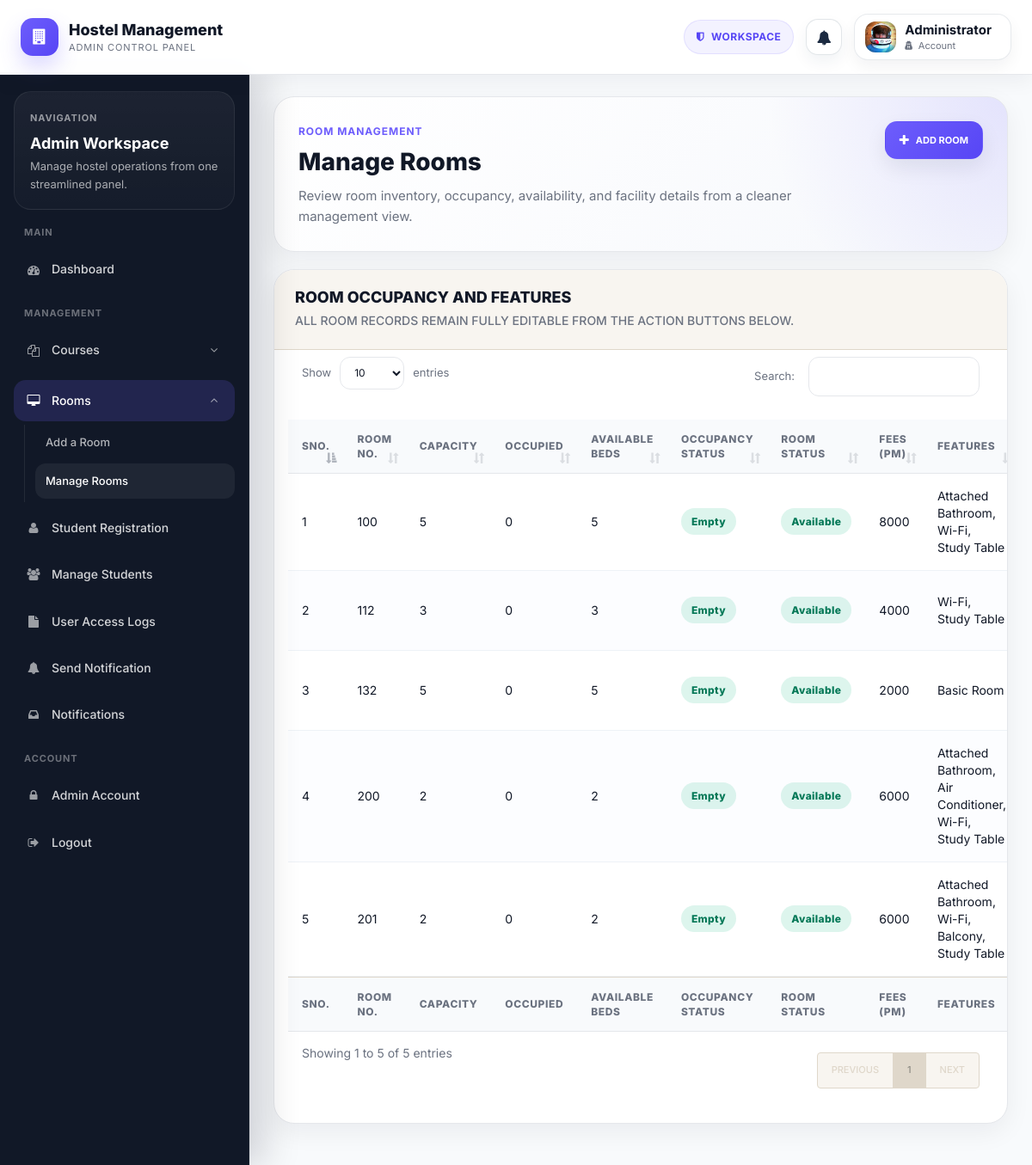
The app's page /admin/manage-rooms.php (signed in) with its own data.
### tables this page shows
CREATE TABLE `rooms` (
  `id` int(11) NOT NULL AUTO_INCREMENT,
  `seater` int(11) NOT NULL,
  `room_no` int(11) NOT NULL,
  `fees` int(11) NOT NULL,
  `posting_date` timestamp NOT NULL DEFAULT CURRENT_TIMESTAMP,
  `attached_bathroom` tinyint(1) NOT NULL DEFAULT 0,
  `air_conditioner` tinyint(1) NOT NULL DEFAULT 0,
  `wifi` tinyint(1) NOT NULL DEFAULT 0,
  `balcony` tinyint(1) NOT NULL DEFAULT 0,
  `study_table` tinyint(1) NOT NULL DEFAULT 0,
  `description` text NOT NULL,
  `room_status` enum('available','full','maintenance') NOT NULL DEFAULT 'available',
  PRIMARY KEY (`id`),
  UNIQUE KEY `uq_rooms_room_no` (`room_no`),
  KEY `idx_rooms_room_status` (`room_status`),
  KEY `idx_rooms_seater` (`seater`),
  KEY `idx_rooms_fees` (`fees`)
);

### includes/booking.php (called while the page is built, shortened)
<?php
function hms_rooms_column_exists(mysqli $mysqli, $columnName)
{
    static $cache = array();
    $dbResult = $mysqli->query("SELECT DATABASE() AS dbname");
    $dbRow = $dbResult ? $dbResult->fetch_assoc() : null;
    $dbName = $dbRow ? $dbRow['dbname'] : '';
    $stmt = $mysqli->prepare("SELECT COUNT(*) FROM information_schema.COLUMNS WHERE TABLE_SCHEMA = ? AND TABLE_NAME = 'rooms' AND COLUMN_NAME = ?");
    $stmt->bind_param('ss', $dbName, $columnName);
    $stmt->execute();
    $stmt->bind_result($count);
    $cache[$columnName] = ((int) $count) > 0;
    return $cache[$columnName];
}
function hms_get_room_feature_columns(mysqli $mysqli)
{
    $columns = array(
        'attached_bathroom',
        'air_conditioner',
        'wifi',
        'balcony',
        'study_table',
        'description',
        'room_status',
    );
    $available = array();
    foreach ($columns as $column) {
        if (hms_rooms_column_exists($mysqli, $column)) {
            $available[] = $column;
        }
    }
    return $available;
}
function hms_apply_room_defaults($room)
{
    return $room;
}
function hms_get_room_feature_keys()
{
    return array(
        'attached_bathroom' => 'Attached Bathroom',
        'air_conditioner' => 'Air Conditioner',
        'wifi' => 'Wi-Fi',
        'balcony' => 'Balcony',
        'study_table' => 'Study Table',
    );
}
function hms_room_feature_value($value)
{
    return (int) (!empty($value) ? 1 : 0);
}
function hms_get_rooms_with_occupancy(mysqli $mysqli)
{
    $baseColumns = array('r.id', 'r.room_no', 'r.seater', 'r.fees', 'r.posting_date');
    foreach (hms_get_room_feature_columns($mysqli) as $column) {
        $baseColumns[] = 'r.' . $column;
    }
    $sql = "SELECT " . implode(', ', $baseColumns) . ", reg.id AS registration_id, reg.stayfrom AS booking_stayfrom, reg.duration AS booking_duration
            FROM rooms r
            LEFT JOIN registration reg ON reg.roomno = r.room_no
            ORDER BY r.room_no ASC";
    $result = $mysqli->query($sql);
    $rooms = array();
    $roomMap = array();
    if ($result instanceof mysqli_result) {
        while ($row = $result->fetch_assoc()) {
            $roomNo = (int) $row['room_no'];
            if (!isset($roomMap[$roomNo])) {
                $room = $row;
                unset($room['registration_id'], $room['booking_stayfrom'], $room['booking_duration']);
                $room = hms_apply_room_defaults($room);
                $room['occupied'] = 0;
                $room['seater'] = (int) $room['seater'];
                $room['fees'] = (int) $room['fees'];
                $room['attached_bathroom'] = hms_room_feature_value($room['attached_bathroom']);
                $room['air_conditioner'] = hms_room_feature_value($room['air_conditioner']);
                $room['wifi'] = hms_room_feature_value($room['wifi']);
                $room['balcony'] = hms_room_feature_value($room['balcony']);
                $room['study_table'] = hms_room_feature_value($room['study_table']);
                $room['room_status'] = $room['room_status'] !== '' ? $room['room_status'] : 'available';
                $roomMap[$roomNo] = $room;
            }
        }
        foreach ($roomMap as $room) {
            $room['remaining'] = max(0, $room['seater'] - $room['occupied']);
            $room['is_full'] = $room['occupied'] >= $room['seater'];
            if ($room['room_status'] !== 'available') {
                $room['status_key'] = 'inactive';
                $room['status_label'] = ucfirst($room['room_status']);
            } elseif ($room['occupied'] <= 0) {
                $room['status_key'] = 'empty';
                $room['status_label'] = 'Empty';
            } elseif ($room['occupied'] >= $room['seater']) {
                $room['status_key'] = 'full';
                $room['status_label'] = 'Full';
            } else {
                $room['status_key'] = 'partial';
                $room['status_label'] = 'Partially Occupied';
            }
            $rooms[] = $room;
        }
    }
    return $rooms;
}
function hms_get_room_feature_list($room)
{
    $features = array();
    foreach (hms_get_room_feature_keys() as $key => $label) {
        if (!empty($room[$key])) {
            $features[] = $label;
        }
    }
    return $features;
}

### admin/manage-rooms.php (the view, shortened to what this page needs)
<?php
include('includes/config.php');
include('includes/checklogin.php');
include('../includes/booking.php');
$rooms = hms_get_rooms_with_occupancy($mysqli);
?>
<!doctype html>
<html lang="en" class="no-js">
<head>
    <link rel="stylesheet" href="css/font-awesome.min.css">
    <link rel="stylesheet" href="css/bootstrap.min.css">
    <link rel="stylesheet" href="css/dataTables.bootstrap.min.css">
    <link rel="stylesheet" href="css/bootstrap-social.css">
    <link rel="stylesheet" href="css/bootstrap-select.css">
    <link rel="stylesheet" href="css/fileinput.min.css">
    <link rel="stylesheet" href="css/awesome-bootstrap-checkbox.css">
    <link rel="stylesheet" href="css/style.css">
</head>
<body>
    <?php include('includes/header.php'); ?>
    <div class="ts-main-content">
        <?php include('includes/sidebar.php'); ?>
        <div class="content-wrapper">
            <div class="container-fluid">
                <div class="row">
                    <div class="col-md-12">
                        <div class="admin-page-header admin-page-header-management">
                            <div>
                                <span class="admin-page-kicker">Room Management</span>
                                <h2 class="page-title">Manage Rooms</h2>
                                <p class="admin-page-subtitle">Review room inventory, occupancy, availability, and facility details from a cleaner management view.</p>
                            </div>
                            <div class="admin-page-actions">
                                <a href="create-room.php" class="btn admin-btn admin-btn-primary">
                                    <i class="fa fa-plus"></i>
                                    <span>Add Room</span>
                                </a>
                            </div>
                        </div>
                        <div class="panel panel-default admin-table-card">
                            <div class="panel-heading admin-table-card-head">
                                <div>
                                    <h3 class="admin-section-title">Room Occupancy and Features</h3>
                                    <p class="admin-section-subtitle">All room records remain fully editable from the action buttons below.</p>
                                </div>
                            </div>
                            <div class="panel-body">
                                <div class="table-responsive admin-table-wrap">
                                <table id="zctb" class="display table admin-data-table" cellspacing="0" width="100%">
                                    <thead>
                                        <tr>
                                            <th>Sno.</th>
                                            <th>Room No.</th>
                                            <th>Capacity</th>
                                            <th>Occupied</th>
                                            <th>Available Beds</th>
                                            <th>Occupancy Status</th>
                                            <th>Room Status</th>
                                            <th>Fees (PM)</th>
                                            <th>Features</th>
                                        </tr>
                                    </thead>
                                    <tfoot>
                                        <tr>
                                            <th>Sno.</th>
                                            <th>Room No.</th>
                                            <th>Capacity</th>
                                            <th>Occupied</th>
                                            <th>Available Beds</th>
                                            <th>Occupancy Status</th>
                                            <th>Room Status</th>
                                            <th>Fees (PM)</th>
                                            <th>Features</th>
                                        </tr>
                                    </tfoot>
                                    <tbody>
                                    <?php
                                    $cnt = 1;
                                    foreach ($rooms as $row) {
                                        $occupancyClass = 'admin-badge admin-badge-success';
                                        $roomStatusClass = $row['room_status'] === 'available' ? 'admin-badge admin-badge-success' : 'admin-badge admin-badge-muted';
                                        $featureList = hms_get_room_feature_list($row);
                                    ?>
                                        <tr>
                                            <td><?php echo $cnt; ?></td>
                                            <td><?php echo htmlspecialchars($row['room_no']); ?></td>
                                            <td><?php echo htmlspecialchars($row['seater']); ?></td>
                                            <td><?php echo htmlspecialchars($row['occupied']); ?></td>
                                            <td><?php echo htmlspecialchars($row['remaining']); ?></td>
                                            <td><span class="<?php echo $occupancyClass; ?>"><?php echo htmlspecialchars($row['status_label']); ?></span></td>
                                            <td><span class="<?php echo $roomStatusClass; ?>"><?php echo htmlspecialchars(ucfirst($row['room_status'])); ?></span></td>
                                            <td><?php echo htmlspecialchars($row['fees']); ?></td>
                                            <td><?php echo htmlspecialchars(!empty($featureList) ? implode(', ', $featureList) : 'Basic Room'); ?></td>
                                        </tr>
                                    <?php
                                        $cnt = $cnt + 1;
                                    }
                                    ?>
                                    </tbody>
                                </table>
                                </div>
                            </div>
                        </div>
                    </div>
                </div>
            </div>
        </div>
    </div>
</body>
</html>

### records on screen
rooms: room_no "100", seater "5", balcony "0", status_label "Empty", room_status "Available", fees "8000", featureList "Attached Bathroom, Wi-Fi, Study Table"
rooms: room_no "112", seater "3", balcony "0", status_label "Empty", room_status "Available", fees "4000", featureList "Wi-Fi, Study Table"
rooms: room_no "132", seater "5", balcony "0", status_label "Empty", room_status "Available", fees "2000"
rooms: room_no "200", seater "2", balcony "0", status_label "Empty", room_status "Available", fees "6000", featureList "Attached Bathroom, Air Conditioner, Wi-Fi, Study Table"
rooms: room_no "201", seater "2", air_conditioner "0", status_label "Empty", room_status "Available", fees "6000", featureList "Attached Bathroom, Wi-Fi, Balcony, Study Table"

### other values on screen
$adminDisplayName "Administrator"
